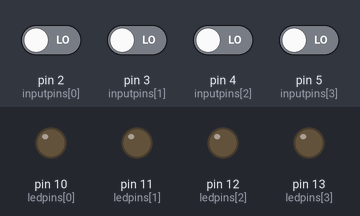
A sketch run on a simulated Arduino Uno, built with avr-gcc and run on an emulated ATmega328P. On the bench: output pins drawn as LEDs (lit = HIGH). The test bench sets the inputs (shaded band); at power-on: pin 2 (inputpins[0]), pin 3 (inputpins[1]), pin 4 (inputpins[2]), pin 5 (inputpins[3]) LOW.

Above: at 1.2 s.
1.3 s: pin 2 (inputpins[0]) driven HIGH
At 1.7 s:
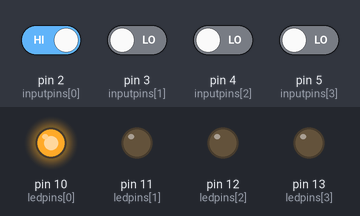
2.8 s: pin 3 (inputpins[1]) driven HIGH
At 4.0 s:
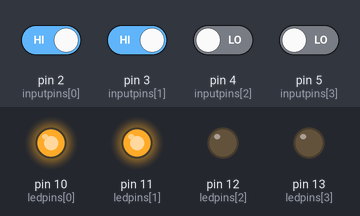
4.3 s: pin 4 (inputpins[2]) driven HIGH
At 5.2 s:
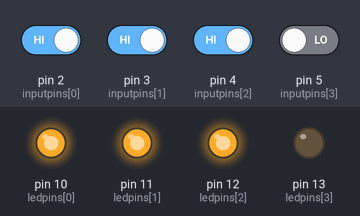
5.8 s: pin 5 (inputpins[3]) driven HIGH
At 6.3 s:
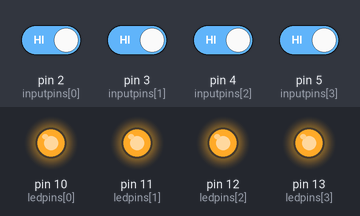
7.3 s: pin 2 (inputpins[0]) driven LOW
At 8.5 s:
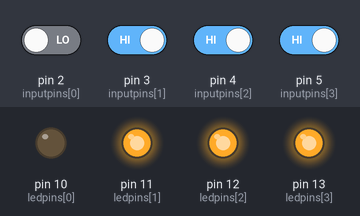
8.8 s: pin 3 (inputpins[1]) driven LOW
At 9.8 s:
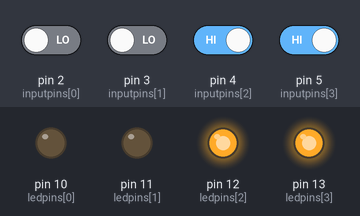
Timing chart, 0 to 11.3 s (numbered marks = the images above; inputs shaded):
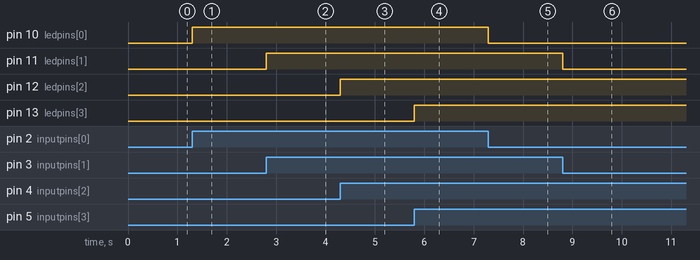

The sketch:

D7.ino
```cpp
int inputpins[] = {2,3,4,5};
int ledpins[] = {10,11,12,13};
void setup() {
  // put your setup code here, to run once:
  for(int index=0 ; index <4 ; index++ )
  {
    pinMode(ledpins[index], OUTPUT);
    pinMode(inputpins[index], INPUT);
  }

}

void loop() {
  // put your main code here, to run repeatedly:
  for(int index=0 ; index <4 ; index++ )
  {
     int val = digitalRead(inputpins[index]);
     digitalWrite (ledpins[index] , val);
  }


}
```

Measured:
- after the input at 1.3 s, pin 10 (ledpins[0]): LOW → HIGH at once
- after the input at 2.8 s, pin 11 (ledpins[1]): LOW → HIGH at once
- after the input at 4.3 s, pin 12 (ledpins[2]): LOW → HIGH at once
- after the input at 5.8 s, pin 13 (ledpins[3]): LOW → HIGH at once
- after the input at 7.3 s, pin 10 (ledpins[0]): HIGH → LOW at once
- after the input at 8.8 s, pin 11 (ledpins[1]): HIGH → LOW at once
